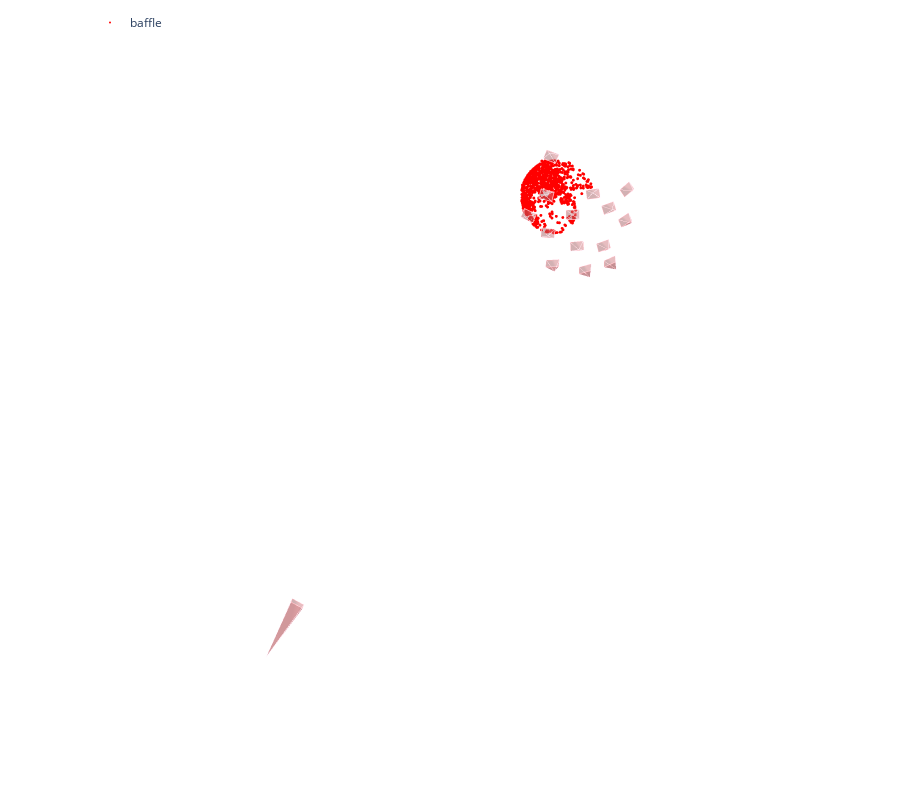

The notebook cell saved with this chart:
### Markdown cell above
稀疏重建

### Code cell
model = reconstruction.main(sfm_dir, images, sfm_pairs, features, matches, image_list=references)
end = time.time()
print(end- start)
fig = viz_3d.init_figure()
viz_3d.plot_reconstruction(fig, model, name="baffle")
fig.show()

### Figure 1 — Plotly figure (JSON) as saved in the notebook; plotly's stock layout.template omitted (floating-point values rounded to 4 significant figures; data arrays with more than 128 entries replaced by an {"elided": "..."} marker saying what was removed)
{"data": [{"legendgroup": "baffle", "marker": {"color": "rgb(255, 0, 0)", "line": {"width": 0}, "size": 1}, "mode": "markers", "name": "baffle", "type": "scatter3d", "x": {"elided": "1315 float values"}, "y": {"elided": "1315 float values"}, "z": {"elided": "1315 float values"}}, {"legendgroup": "baffle", "line": {"color": "rgba(208, 125, 130, 0.5)"}, "marker": {"size": 0.0001}, "name": "1", "showlegend": false, "type": "scatter3d", "x": [-3.488, -2.661, -2.912, -3.74, -3.488], "y": [-1.208, -0.8292, -0.2163, -0.5949, -1.208], "z": [1.452, 1.226, 1.331, 1.557, 1.452]}, {"color": "rgba(208, 125, 130, 0.5)", "i": [0, 0, 0, 0], "j": [1, 2, 3, 4], "k": [2, 3, 4, 1], "legendgroup": "baffle", "name": "1", "showlegend": false, "type": "mesh3d", "x": [-3.436, -3.488, -2.661, -2.912, -3.74, -3.488], "y": [-0.6724, -1.208, -0.8292, -0.2163, -0.5949, -1.208], "z": [0.5934, 1.452, 1.226, 1.331, 1.557, 1.452]}, {"legendgroup": "baffle", "line": {"color": "rgba(208, 125, 130, 0.5)", "width": 1}, "mode": "lines", "name": "1", "showlegend": false, "type": "scatter3d", "x": [-3.436, -3.488, -2.661, -3.436, -2.661, -2.912, -3.436, -2.912, -3.74, -3.436, -3.74, -3.488], "y": [-0.6724, -1.208, -0.8292, -0.6724, -0.8292, -0.2163, -0.6724, -0.2163, -0.5949, -0.6724, -0.5949, -1.208], "z": [0.5934, 1.452, 1.226, 0.5934, 1.226, 1.331, 0.5934, 1.331, 1.557, 0.5934, 1.557, 1.452]}, {"legendgroup": "baffle", "line": {"color": "rgba(208, 125, 130, 0.5)"}, "marker": {"size": 0.0001}, "name": "2", "showlegend": false, "type": "scatter3d", "x": [-2.291, -1.357, -1.414, -2.348, -2.291], "y": [0.1132, 0.1932, 0.8496, 0.7696, 0.1132], "z": [0.9749, 0.9788, 1.105, 1.101, 0.9749]}, {"color": "rgba(208, 125, 130, 0.5)", "i": [0, 0, 0, 0], "j": [1, 2, 3, 4], "k": [2, 3, 4, 1], "legendgroup": "baffle", "name": "2", "showlegend": false, "type": "mesh3d", "x": [-1.862, -2.291, -1.357, -1.414, -2.348, -2.291], "y": [0.6391, 0.1132, 0.1932, 0.8496, 0.7696, 0.1132], "z": [0.2174, 0.9749, 0.9788, 1.105, 1.101, 0.9749]}, {"legendgroup": "baffle", "line": {"color": "rgba(208, 125, 130, 0.5)", "width": 1}, "mode": "lines", "name": "2", "showlegend": false, "type": "scatter3d", "x": [-1.862, -2.291, -1.357, -1.862, -1.357, -1.414, -1.862, -1.414, -2.348, -1.862, -2.348, -2.291], "y": [0.6391, 0.1132, 0.1932, 0.6391, 0.1932, 0.8496, 0.6391, 0.8496, 0.7696, 0.6391, 0.7696, 0.1132], "z": [0.2174, 0.9749, 0.9788, 0.2174, 0.9788, 1.105, 0.2174, 1.105, 1.101, 0.2174, 1.101, 0.9749]}, {"legendgroup": "baffle", "line": {"color": "rgba(208, 125, 130, 0.5)"}, "marker": {"size": 0.0001}, "name": "3", "showlegend": false, "type": "scatter3d", "x": [-0.3026, 0.6257, 0.6574, -0.2708, -0.3026], "y": [1.08, 1.008, 1.66, 1.732, 1.08], "z": [0.4768, 0.5867, 0.7428, 0.6329, 0.4768]}, {"color": "rgba(208, 125, 130, 0.5)", "i": [0, 0, 0, 0], "j": [1, 2, 3, 4], "k": [2, 3, 4, 1], "legendgroup": "baffle", "name": "3", "showlegend": false, "type": "mesh3d", "x": [0.2963, -0.3026, 0.6257, 0.6574, -0.2708, -0.3026], "y": [1.573, 1.08, 1.008, 1.66, 1.732, 1.08], "z": [-0.2624, 0.4768, 0.5867, 0.7428, 0.6329, 0.4768]}, {"legendgroup": "baffle", "line": {"color": "rgba(208, 125, 130, 0.5)", "width": 1}, "mode": "lines", "name": "3", "showlegend": false, "type": "scatter3d", "x": [0.2963, -0.3026, 0.6257, 0.2963, 0.6257, 0.6574, 0.2963, 0.6574, -0.2708, 0.2963, -0.2708, -0.3026], "y": [1.573, 1.08, 1.008, 1.573, 1.008, 1.66, 1.573, 1.66, 1.732, 1.573, 1.732, 1.08], "z": [-0.2624, 0.4768, 0.5867, -0.2624, 0.5867, 0.7428, -0.2624, 0.7428, 0.6329, -0.2624, 0.6329, 0.4768]}, {"legendgroup": "baffle", "line": {"color": "rgba(208, 125, 130, 0.5)"}, "marker": {"size": 0.0001}, "name": "4", "showlegend": false, "type": "scatter3d", "x": [1.525, 2.377, 2.524, 1.672, 1.525], "y": [1.209, 0.9127, 1.528, 1.824, 1.209], "z": [0.7604, 1.014, 1.238, 0.9838, 0.7604]}, {"color": "rgba(208, 125, 130, 0.5)", "i": [0, 0, 0, 0], "j": [1, 2, 3, 4], "k": [2, 3, 4, 1], "legendgroup": "baffle", "name": "4", "showlegend": false, "type": "mesh3d", "x": [2.358, 1.525, 2.377, 2.524, 1.672, 1.525], "y": [1.598, 1.209, 0.9127, 1.528, 1.824, 1.209], "z": [0.1474, 0.7604, 1.014, 1.238, 0.9838, 0.7604]}, {"legendgroup": "baffle", "line": {"color": "rgba(208, 125, 130, 0.5)", "width": 1}, "mode": "lines", "name": "4", "showlegend": false, "type": "scatter3d", "x": [2.358, 1.525, 2.377, 2.358, 2.377, 2.524, 2.358, 2.524, 1.672, 2.358, 1.672, 1.525], "y": [1.598, 1.209, 0.9127, 1.598, 0.9127, 1.528, 1.598, 1.528, 1.824, 1.598, 1.824, 1.209], "z": [0.1474, 0.7604, 1.014, 0.1474, 1.014, 1.238, 0.1474, 1.238, 0.9838, 0.1474, 0.9838, 0.7604]}, {"legendgroup": "baffle", "line": {"color": "rgba(208, 125, 130, 0.5)"}, "marker": {"size": 0.0001}, "name": "5", "showlegend": false, "type": "scatter3d", "x": [3.039, 3.772, 4.003, 3.27, 3.039], "y": [-0.3774, -0.8508, -0.2884, 0.185, -0.3774], "z": [2.613, 2.954, 3.238, 2.897, 2.613]}, {"color": "rgba(208, 125, 130, 0.5)", "i": [0, 0, 0, 0], "j": [1, 2, 3, 4], "k": [2, 3, 4, 1], "legendgroup": "baffle", "name": "5", "showlegend": false, "type": "mesh3d", "x": [3.993, 3.039, 3.772, 4.003, 3.27, 3.039], "y": [-0.146, -0.3774, -0.8508, -0.2884, 0.185, -0.3774], "z": [2.171, 2.613, 2.954, 3.238, 2.897, 2.613]}, {"legendgroup": "baffle", "line": {"color": "rgba(208, 125, 130, 0.5)", "width": 1}, "mode": "lines", "name": "5", "showlegend": false, "type": "scatter3d", "x": [3.993, 3.039, 3.772, 3.993, 3.772, 4.003, 3.993, 4.003, 3.27, 3.993, 3.27, 3.039], "y": [-0.146, -0.3774, -0.8508, -0.146, -0.8508, -0.2884, -0.146, -0.2884, 0.185, -0.146, 0.185, -0.3774], "z": [2.171, 2.613, 2.954, 2.171, 2.954, 3.238, 2.171, 3.238, 2.897, 2.171, 2.897, 2.613]}, {"legendgroup": "baffle", "line": {"color": "rgba(208, 125, 130, 0.5)"}, "marker": {"size": 0.0001}, "name": "16", "showlegend": false, "type": "scatter3d", "x": [2.048, 2.849, 2.856, 2.056, 2.048], "y": [2.567, 2.22, 2.702, 3.049, 2.567], "z": [4.133, 4.478, 4.944, 4.6, 4.133]}, {"color": "rgba(208, 125, 130, 0.5)", "i": [0, 0, 0, 0], "j": [1, 2, 3, 4], "k": [2, 3, 4, 1], "legendgroup": "baffle", "name": "16", "showlegend": false, "type": "mesh3d", "x": [2.934, 2.048, 2.849, 2.856, 2.056, 2.048], "y": [3.18, 2.567, 2.22, 2.702, 3.049, 2.567], "z": [3.968, 4.133, 4.478, 4.944, 4.6, 4.133]}, {"legendgroup": "baffle", "line": {"color": "rgba(208, 125, 130, 0.5)", "width": 1}, "mode": "lines", "name": "16", "showlegend": false, "type": "scatter3d", "x": [2.934, 2.048, 2.849, 2.934, 2.849, 2.856, 2.934, 2.856, 2.056, 2.934, 2.056, 2.048], "y": [3.18, 2.567, 2.22, 3.18, 2.22, 2.702, 3.18, 2.702, 3.049, 3.18, 3.049, 2.567], "z": [3.968, 4.133, 4.478, 3.968, 4.478, 4.944, 3.968, 4.944, 4.6, 3.968, 4.6, 4.133]}, {"legendgroup": "baffle", "line": {"color": "rgba(208, 125, 130, 0.5)"}, "marker": {"size": 0.0001}, "name": "17", "showlegend": false, "type": "scatter3d", "x": [0.3114, 1.177, 1.164, 0.2977, 0.3114], "y": [2.97, 2.745, 3.247, 3.472, 2.97], "z": [3.272, 3.553, 3.998, 3.717, 3.272]}, {"color": "rgba(208, 125, 130, 0.5)", "i": [0, 0, 0, 0], "j": [1, 2, 3, 4], "k": [2, 3, 4, 1], "legendgroup": "baffle", "name": "17", "showlegend": false, "type": "mesh3d", "x": [1.086, 0.3114, 1.177, 1.164, 0.2977, 0.3114], "y": [3.671, 2.97, 2.745, 3.247, 3.472, 2.97], "z": [3.011, 3.272, 3.553, 3.998, 3.717, 3.272]}, {"legendgroup": "baffle", "line": {"color": "rgba(208, 125, 130, 0.5)", "width": 1}, "mode": "lines", "name": "17", "showlegend": false, "type": "scatter3d", "x": [1.086, 0.3114, 1.177, 1.086, 1.177, 1.164, 1.086, 1.164, 0.2977, 1.086, 0.2977, 0.3114], "y": [3.671, 2.97, 2.745, 3.671, 2.745, 3.247, 3.671, 3.247, 3.472, 3.671, 3.472, 2.97], "z": [3.011, 3.272, 3.553, 3.011, 3.553, 3.998, 3.011, 3.998, 3.717, 3.011, 3.717, 3.272]}, {"legendgroup": "baffle", "line": {"color": "rgba(208, 125, 130, 0.5)"}, "marker": {"size": 0.0001}, "name": "18", "showlegend": false, "type": "scatter3d", "x": [-1.968, -1.045, -1.098, -2.021, -1.968], "y": [2.458, 2.424, 2.946, 2.98, 2.458], "z": [2.958, 3.118, 3.536, 3.376, 2.958]}, {"color": "rgba(208, 125, 130, 0.5)", "i": [0, 0, 0, 0], "j": [1, 2, 3, 4], "k": [2, 3, 4, 1], "legendgroup": "baffle", "name": "18", "showlegend": false, "type": "mesh3d", "x": [-1.395, -1.968, -1.045, -1.098, -2.021, -1.968], "y": [3.26, 2.458, 2.424, 2.946, 2.98, 2.458], "z": [2.567, 2.958, 3.118, 3.536, 3.376, 2.958]}, {"legendgroup": "baffle", "line": {"color": "rgba(208, 125, 130, 0.5)", "width": 1}, "mode": "lines", "name": "18", "showlegend": false, "type": "scatter3d", "x": [-1.395, -1.968, -1.045, -1.395, -1.045, -1.098, -1.395, -1.098, -2.021, -1.395, -2.021, -1.968], "y": [3.26, 2.458, 2.424, 3.26, 2.424, 2.946, 3.26, 2.946, 2.98, 3.26, 2.98, 2.458], "z": [2.567, 2.958, 3.118, 2.567, 3.118, 3.536, 2.567, 3.536, 3.376, 2.567, 3.376, 2.958]}, {"legendgroup": "baffle", "line": {"color": "rgba(208, 125, 130, 0.5)"}, "marker": {"size": 0.0001}, "name": "19", "showlegend": false, "type": "scatter3d", "x": [-19.67, -18.84, -18.94, -19.76, -19.67], "y": [25.54, 25.99, 26.28, 25.83, 25.54], "z": [-7.472, -7.559, -6.961, -6.874, -7.472]}, {"color": "rgba(208, 125, 130, 0.5)", "i": [0, 0, 0, 0], "j": [1, 2, 3, 4], "k": [2, 3, 4, 1], "legendgroup": "baffle", "name": "19", "showlegend": false, "type": "mesh3d", "x": [-21.51, -19.67, -18.84, -18.94, -19.76, -19.67], "y": [29.58, 25.54, 25.99, 26.28, 25.83, 25.54], "z": [-9.338, -7.472, -7.559, -6.961, -6.874, -7.472]}, {"legendgroup": "baffle", "line": {"color": "rgba(208, 125, 130, 0.5)", "width": 1}, "mode": "lines", "name": "19", "showlegend": false, "type": "scatter3d", "x": [-21.51, -19.67, -18.84, -21.51, -18.84, -18.94, -21.51, -18.94, -19.76, -21.51, -19.76, -19.67], "y": [29.58, 25.54, 25.99, 29.58, 25.99, 26.28, 29.58, 26.28, 25.83, 29.58, 25.83, 25.54], "z": [-9.338, -7.472, -7.559, -9.338, -7.559, -6.961, -9.338, -6.961, -6.874, -9.338, -6.874, -7.472]}, {"legendgroup": "baffle", "line": {"color": "rgba(208, 125, 130, 0.5)"}, "marker": {"size": 0.0001}, "name": "20", "showlegend": false, "type": "scatter3d", "x": [-2.324, -1.421, -1.582, -2.485, -2.324], "y": [-2.649, -2.431, -1.78, -1.998, -2.649], "z": [0.09726, -0.03049, -0.05526, 0.07249, 0.09726]}, {"color": "rgba(208, 125, 130, 0.5)", "i": [0, 0, 0, 0], "j": [1, 2, 3, 4], "k": [2, 3, 4, 1], "legendgroup": "baffle", "name": "20", "showlegend": false, "type": "mesh3d", "x": [-2.059, -2.324, -1.421, -1.582, -2.485, -2.324], "y": [-2.273, -2.649, -2.431, -1.78, -1.998, -2.649], "z": [-0.8256, 0.09726, -0.03049, -0.05526, 0.07249, 0.09726]}, {"legendgroup": "baffle", "line": {"color": "rgba(208, 125, 130, 0.5)", "width": 1}, "mode": "lines", "name": "20", "showlegend": false, "type": "scatter3d", "x": [-2.059, -2.324, -1.421, -2.059, -1.421, -1.582, -2.059, -1.582, -2.485, -2.059, -2.485, -2.324], "y": [-2.273, -2.649, -2.431, -2.273, -2.431, -1.78, -2.273, -1.78, -1.998, -2.273, -1.998, -2.649], "z": [-0.8256, 0.09726, -0.03049, -0.8256, -0.03049, -0.05526, -0.8256, -0.05526, 0.07249, -0.8256, 0.07249, 0.09726]}, {"legendgroup": "baffle", "line": {"color": "rgba(208, 125, 130, 0.5)"}, "marker": {"size": 0.0001}, "name": "21", "showlegend": false, "type": "scatter3d", "x": [-0.6014, 0.3358, 0.3382, -0.599, -0.6014], "y": [-1.218, -1.222, -0.5509, -0.5475, -1.218], "z": [-0.4497, -0.4277, -0.4255, -0.4475, -0.4497]}, {"color": "rgba(208, 125, 130, 0.5)", "i": [0, 0, 0, 0], "j": [1, 2, 3, 4], "k": [2, 3, 4, 1], "legendgroup": "baffle", "name": "21", "showlegend": false, "type": "mesh3d", "x": [-0.1113, -0.6014, 0.3358, 0.3382, -0.599, -0.6014], "y": [-0.8819, -1.218, -1.222, -0.5509, -0.5475, -1.218], "z": [-1.302, -0.4497, -0.4277, -0.4255, -0.4475, -0.4497]}, {"legendgroup": "baffle", "line": {"color": "rgba(208, 125, 130, 0.5)", "width": 1}, "mode": "lines", "name": "21", "showlegend": false, "type": "scatter3d", "x": [-0.1113, -0.6014, 0.3358, -0.1113, 0.3358, 0.3382, -0.1113, 0.3382, -0.599, -0.1113, -0.599, -0.6014], "y": [-0.8819, -1.218, -1.222, -0.8819, -1.222, -0.5509, -0.8819, -0.5509, -0.5475, -0.8819, -0.5475, -1.218], "z": [-1.302, -0.4497, -0.4277, -1.302, -0.4277, -0.4255, -1.302, -0.4255, -0.4475, -1.302, -0.4475, -0.4497]}, {"legendgroup": "baffle", "line": {"color": "rgba(208, 125, 130, 0.5)"}, "marker": {"size": 0.0001}, "name": "22", "showlegend": false, "type": "scatter3d", "x": [1.868, 2.726, 2.925, 2.068, 1.868], "y": [-1.477, -1.782, -1.15, -0.8439, -1.477], "z": [-0.231, -0.007519, 0.09058, -0.1329, -0.231]}, {"color": "rgba(208, 125, 130, 0.5)", "i": [0, 0, 0, 0], "j": [1, 2, 3, 4], "k": [2, 3, 4, 1], "legendgroup": "baffle", "name": "22", "showlegend": false, "type": "mesh3d", "x": [2.657, 1.868, 2.726, 2.925, 2.068, 1.868], "y": [-1.253, -1.477, -1.782, -1.15, -0.8439, -1.477], "z": [-0.9876, -0.231, -0.007519, 0.09058, -0.1329, -0.231]}, {"legendgroup": "baffle", "line": {"color": "rgba(208, 125, 130, 0.5)", "width": 1}, "mode": "lines", "name": "22", "showlegend": false, "type": "scatter3d", "x": [2.657, 1.868, 2.726, 2.657, 2.726, 2.925, 2.657, 2.925, 2.068, 2.657, 2.068, 1.868], "y": [-1.253, -1.477, -1.782, -1.253, -1.782, -1.15, -1.253, -1.15, -0.8439, -1.253, -0.8439, -1.477], "z": [-0.9876, -0.231, -0.007519, -0.9876, -0.007519, 0.09058, -0.9876, 0.09058, -0.1329, -0.9876, -0.1329, -0.231]}, {"legendgroup": "baffle", "line": {"color": "rgba(208, 125, 130, 0.5)"}, "marker": {"size": 0.0001}, "name": "23", "showlegend": false, "type": "scatter3d", "x": [3.145, 3.812, 4.158, 3.492, 3.145], "y": [-2.532, -3.096, -2.56, -1.997, -2.532], "z": [1.121, 1.463, 1.671, 1.328, 1.121]}, {"color": "rgba(208, 125, 130, 0.5)", "i": [0, 0, 0, 0], "j": [1, 2, 3, 4], "k": [2, 3, 4, 1], "legendgroup": "baffle", "name": "23", "showlegend": false, "type": "mesh3d", "x": [4.1, 3.145, 3.812, 4.158, 3.492, 3.145], "y": [-2.517, -2.532, -3.096, -2.56, -1.997, -2.532], "z": [0.5731, 1.121, 1.463, 1.671, 1.328, 1.121]}, {"legendgroup": "baffle", "line": {"color": "rgba(208, 125, 130, 0.5)", "width": 1}, "mode": "lines", "name": "23", "showlegend": false, "type": "scatter3d", "x": [4.1, 3.145, 3.812, 4.1, 3.812, 4.158, 4.1, 4.158, 3.492, 4.1, 3.492, 3.145], "y": [-2.517, -2.532, -3.096, -2.517, -3.096, -2.56, -2.517, -2.56, -1.997, -2.517, -1.997, -2.532], "z": [0.5731, 1.121, 1.463, 0.5731, 1.463, 1.671, 0.5731, 1.671, 1.328, 0.5731, 1.328, 1.121]}, {"legendgroup": "baffle", "line": {"color": "rgba(208, 125, 130, 0.5)"}, "marker": {"size": 0.0001}, "name": "32", "showlegend": false, "type": "scatter3d", "x": [0.7853, 1.715, 1.799, 0.8697, 0.7853], "y": [-2.651, -2.771, -2.112, -1.993, -2.651], "z": [-1.604, -1.609, -1.704, -1.699, -1.604]}, {"color": "rgba(208, 125, 130, 0.5)", "i": [0, 0, 0, 0], "j": [1, 2, 3, 4], "k": [2, 3, 4, 1], "legendgroup": "baffle", "name": "32", "showlegend": false, "type": "mesh3d", "x": [1.271, 0.7853, 1.715, 1.799, 0.8697, 0.7853], "y": [-2.506, -2.651, -2.771, -2.112, -1.993, -2.651], "z": [-2.536, -1.604, -1.609, -1.704, -1.699, -1.604]}, {"legendgroup": "baffle", "line": {"color": "rgba(208, 125, 130, 0.5)", "width": 1}, "mode": "lines", "name": "32", "showlegend": false, "type": "scatter3d", "x": [1.271, 0.7853, 1.715, 1.271, 1.715, 1.799, 1.271, 1.799, 0.8697, 1.271, 0.8697, 0.7853], "y": [-2.506, -2.651, -2.771, -2.506, -2.771, -2.112, -2.506, -2.112, -1.993, -2.506, -1.993, -2.651], "z": [-2.536, -1.604, -1.609, -2.536, -1.609, -1.704, -2.536, -1.704, -1.699, -2.536, -1.699, -1.604]}, {"legendgroup": "baffle", "line": {"color": "rgba(208, 125, 130, 0.5)"}, "marker": {"size": 0.0001}, "name": "33", "showlegend": false, "type": "scatter3d", "x": [-1.924, -1.07, -1.332, -2.186, -1.924], "y": [-5.353, -5.039, -4.442, -4.756, -5.353], "z": [0.6002, 0.3739, 0.2162, 0.4425, 0.6002]}, {"color": "rgba(208, 125, 130, 0.5)", "i": [0, 0, 0, 0], "j": [1, 2, 3, 4], "k": [2, 3, 4, 1], "legendgroup": "baffle", "name": "33", "showlegend": false, "type": "mesh3d", "x": [-1.739, -1.924, -1.07, -1.332, -2.186, -1.924], "y": [-5.148, -5.353, -5.039, -4.442, -4.756, -5.353], "z": [-0.3562, 0.6002, 0.3739, 0.2162, 0.4425, 0.6002]}, {"legendgroup": "baffle", "line": {"color": "rgba(208, 125, 130, 0.5)", "width": 1}, "mode": "lines", "name": "33", "showlegend": false, "type": "scatter3d", "x": [-1.739, -1.924, -1.07, -1.739, -1.07, -1.332, -1.739, -1.332, -2.186, -1.739, -2.186, -1.924], "y": [-5.148, -5.353, -5.039, -5.148, -5.039, -4.442, -5.148, -4.442, -4.756, -5.148, -4.756, -5.353], "z": [-0.3562, 0.6002, 0.3739, -0.3562, 0.3739, 0.2162, -0.3562, 0.2162, 0.4425, -0.3562, 0.4425, 0.6002]}], "layout": {"height": 800, "legend": {"orientation": "h", "x": 0.1, "xanchor": "left", "y": 0.99, "yanchor": "top"}, "margin": {"b": 0, "l": 0, "pad": 0, "r": 0, "t": 0}, "scene": {"aspectmode": "data", "camera": {"eye": {"x": 0, "y": -0.1, "z": -2}, "projection": {"type": "orthographic"}, "up": {"x": 0, "y": -1, "z": 0}}, "dragmode": "orbit", "xaxis": {"autorange": true, "showbackground": false, "showgrid": false, "showline": false, "showticklabels": true, "visible": false}, "yaxis": {"autorange": true, "showbackground": false, "showgrid": false, "showline": false, "showticklabels": true, "visible": false}, "zaxis": {"autorange": true, "showbackground": false, "showgrid": false, "showline": false, "showticklabels": true, "visible": false}}}}
